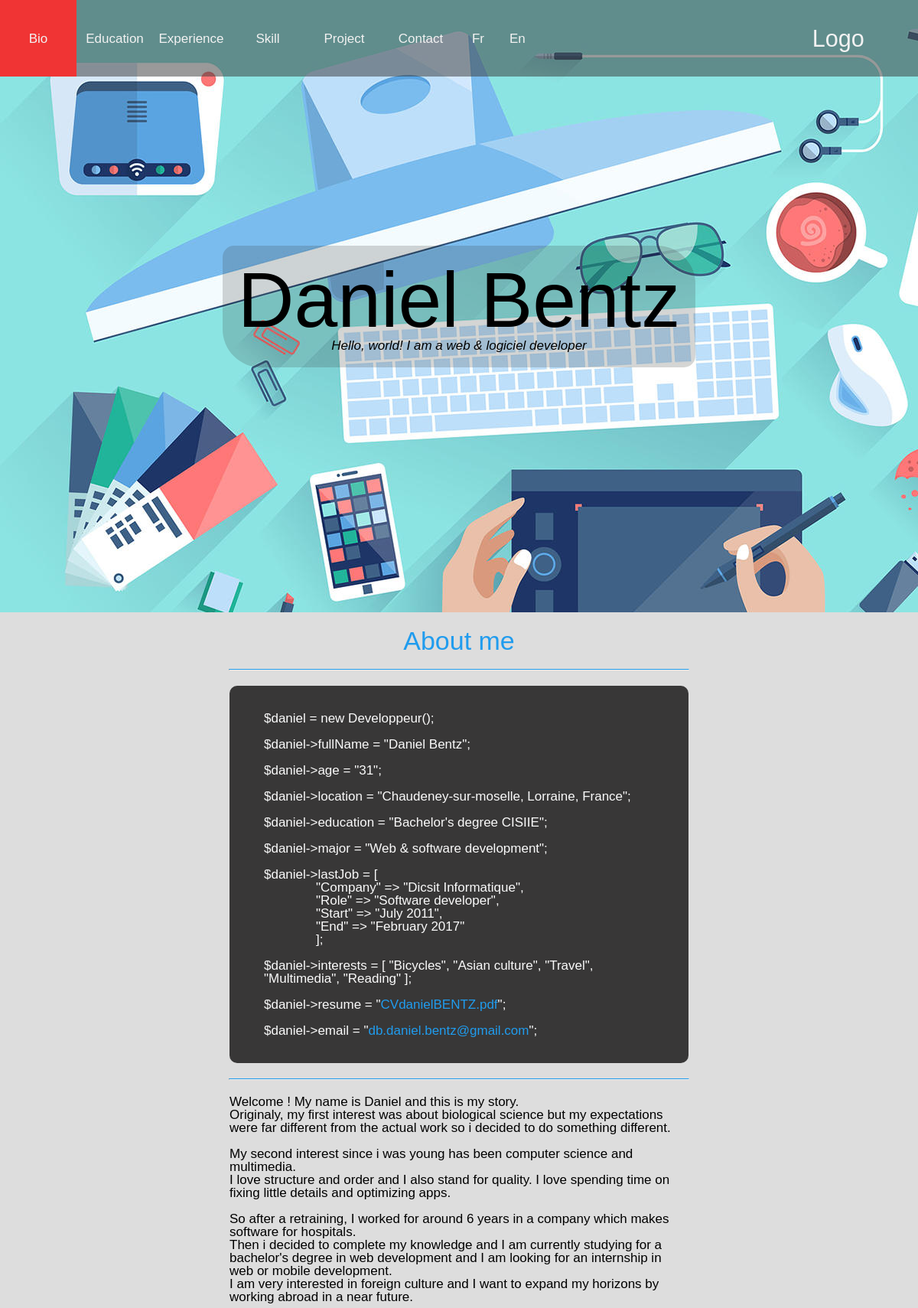
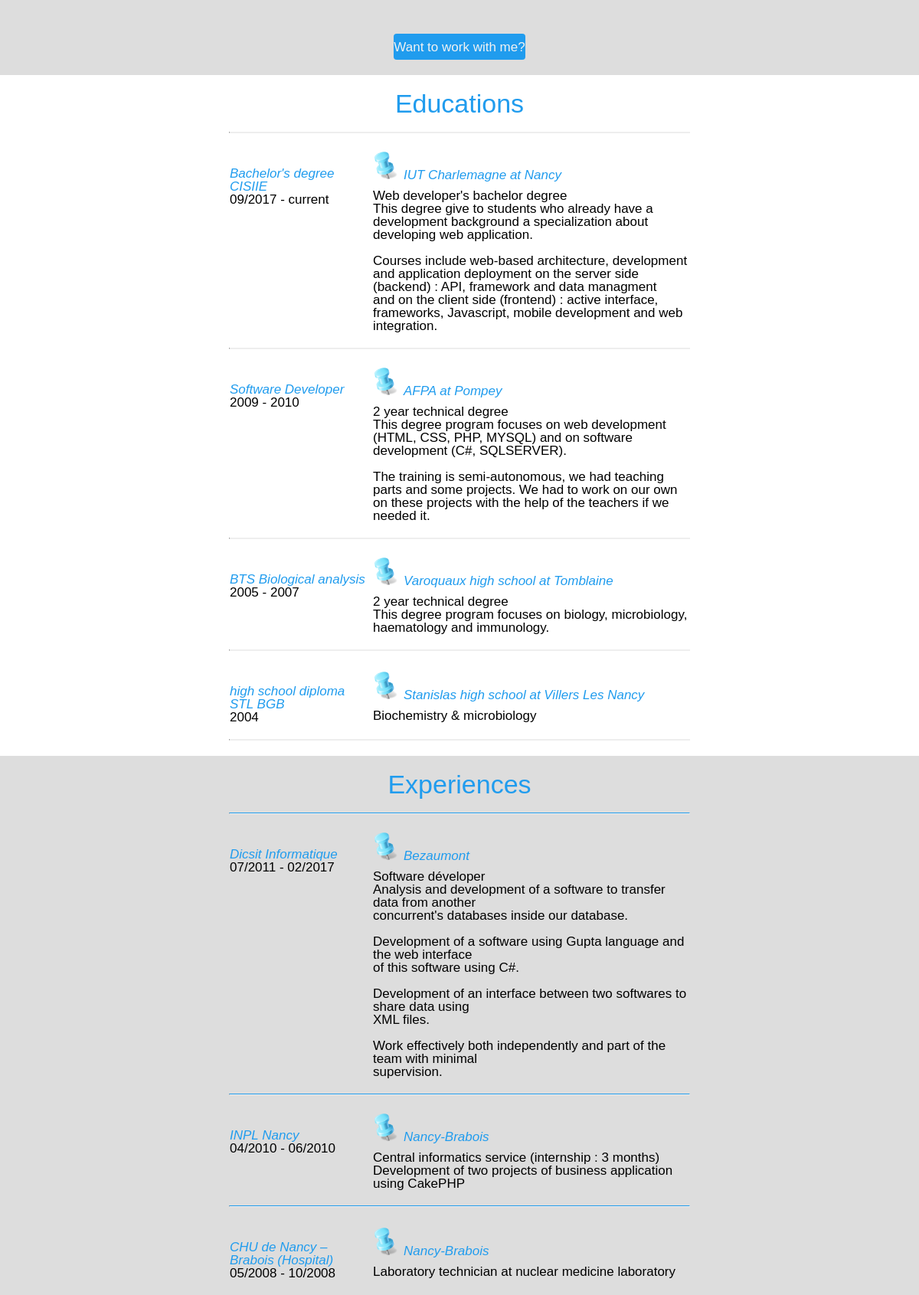
The app's page /index-en.php (upper part) with its own data (2 pictures, top to bottom).
### tables this page shows
CREATE TABLE IF NOT EXISTS `formation` (
  `id` int(11) NOT NULL AUTO_INCREMENT,
  `nom` varchar(255) NOT NULL,
  `description_court` varchar(255) DEFAULT NULL,
  `description` text NOT NULL,
  `lieu` varchar(255) NOT NULL,
  `date` varchar(100) DEFAULT NULL,
  `id_langue` int(11) NOT NULL,
  PRIMARY KEY (`id`),
  KEY `id_langue` (`id_langue`)
);

CREATE TABLE IF NOT EXISTS `experience` (
  `id` int(11) NOT NULL AUTO_INCREMENT,
  `nom` varchar(255) NOT NULL,
  `description_court` varchar(255) DEFAULT NULL,
  `description` text NOT NULL,
  `lieu` varchar(255) NOT NULL,
  `date` varchar(100) DEFAULT NULL,
  `id_langue` int(11) NOT NULL,
  PRIMARY KEY (`id`)
);

### src/classes/Mapper.php (called while the page is built, shortened)
<?php
abstract class Mapper {
    public function __construct($db) {
        $this->db = $db;
    }
}

### src/classes/FormationMapper.php (called while the page is built)
<?php
class FormationMapper extends Mapper {
	public function getFormations($langue) {
        $sql = "SELECT *
            	FROM formation
                WHERE exists ( SELECT 1
                                FROM langue
                                WHERE (formation.id_langue = langue.id
                                        and langue.nom = '".$langue."'))";
        $stmt = $this->db->query($sql);
        $results = [];
        while($row = $stmt->fetch()) {
            $results[] = new FormationItem($row);
        }
        return $results;
    }
}

### src/classes/FormationItem.php (called while the page is built, shortened)
<?php
class FormationItem{
	protected $nom;
	protected $description;
	protected $lieu;
	protected $date;
    protected $descriptionCourt;
	public function __construct(array $data){
        $this->nom = $data['nom'];
        $this->description = $data['description'];
        $this->lieu = $data['lieu'];
        $this->date = $data['date'];
        $this->descriptionCourt = $data['description_court'];
	}
    public function getNom() {
        return $this->nom;
    }
    public function getDescriptionCourt() {
        return $this->descriptionCourt;
    }
    public function getDescription() {
        return $this->description;
    }
    public function getLieu() {
        return $this->lieu;
    }
    public function getDate() {
        return $this->date;
    }
}

### src/classes/ExperienceMapper.php (called while the page is built)
<?php
class ExperienceMapper extends Mapper {
	public function getExperiences($langue) {
        $sql = "SELECT *
            	FROM experience
                WHERE exists ( SELECT 1
                                FROM langue
                                WHERE (experience.id_langue = langue.id
                                        and langue.nom = '".$langue."'))";
        $stmt = $this->db->query($sql);
        $results = [];
        while($row = $stmt->fetch()) {
            $results[] = new ExperienceItem($row);
        }
        return $results;
    }
}

### src/classes/ExperienceItem.php (called while the page is built, shortened)
<?php
class ExperienceItem{
	protected $nom;
	protected $description;
	protected $lieu;
	protected $date;
    protected $descriptionCourt;
	public function __construct(array $data){
        $this->nom = $data['nom'];
        $this->description = $data['description'];
        $this->lieu = $data['lieu'];
        $this->date = $data['date'];
        $this->descriptionCourt = $data['description_court'];
	}
    public function getNom() {
        return $this->nom;
    }
    public function getDescriptionCourt() {
        return $this->descriptionCourt;
    }
    public function getDescription() {
        return $this->description;
    }
    public function getLieu() {
        return $this->lieu;
    }
    public function getDate() {
        return $this->date;
    }
}

### src/english/formation.php (the view)
<div id="contenuForm" class="contenu">
    <h2>Educations</h2>
    <hr>
    <?php
        foreach($formations as $formation){
    ?>
        <div class="contenuEduXP">
            <div class="contenuGauche">
                <h3><?=$formation->getNom(); ?></h3>
                <p><i><?=$formation->getDate(); ?></i></p>
            </div>
            <div class="contenuDroit">
                <h3><img src="src/img/if_Map-Marker-Push-Pin--Left-Azure_73056.png" alt="marker"><?=$formation->getLieu(); ?></h3>
                <div class="text"><?=nl2br($formation->getDescriptionCourt()); ?></div>
                <div class="textLong"><?=nl2br($formation->getDescription()); ?></div>
            </div>
        </div>
        <hr>
    <?php
        }
    ?>
</div>

### src/english/experience.php
<div id="contenuExp" class="contenu">
    <h2>Experiences</h2>
    <hr>
    <?php
        foreach($experiences as $experience){
    ?>
        <div class="contenuEduXP">
            <div class="contenuGauche">
                <h3><?=$experience->getNom(); ?></h3>
                <p><i><?=$experience->getDate(); ?></i></p>
            </div>
            <div class="contenuDroit">
                <h3><img src="src/img/if_Map-Marker-Push-Pin--Left-Azure_73056.png" alt="marker"><?=$experience->getLieu(); ?></h3>
                <div class="text"><?=nl2br($experience->getDescriptionCourt()); ?></div>
                <div class="textLong"><?=nl2br($experience->getDescription()); ?></div>
            </div>
        </div>
        <hr>
    <?php
        }
    ?>
</div>

### src/css/navBar.css (style rules this page uses)
#monNav { background-color: rgba(54,54,54); height:50px; width:100%; display:flex; justify-content: space-between; position:fixed; }
#listLien { height:100%; width:100%; }
#listLien>a { float: left; display: flex; color: #f2f2f2; text-align: center; text-decoration: none; font-size: 17px; height:100%; min-width:100px; }
#listLien a p { margin:auto; opacity:1.0; }
#listLien>a:not(:first-child) { display: none; }
#langue { display:flex; height:100%; width:100px; }
#langue a { display:flex; width:50%; color: #f2f2f2; padding: 14px 16px; text-decoration: none; font-size: 17px; box-sizing: border-box; text-align:center; }
#langue a p { margin:auto; }
#myName { display:none; height:100%; font-size:1.8em; color: #f2f2f2; width:200px; margin-right:20px; }
#myName p { margin:auto; }
@media screen and (min-width: 768px) { #monNav { height:100px; background-color: rgba(54,54,54,0.5); } }
@media screen and (min-width: 768px) { #listLien>a:not(:first-child) { display:flex; } }
@media screen and (min-width: 768px) { #myName { display:flex; } }

### src/css/base.css (style rules this page uses)
html { font-size:14px; font-family: 'Ubuntu', sans-serif; scroll-behavior: smooth; }
#text { width:95%; display:block; margin:auto; }
#button { display:flex; flex-wrap: wrap; width:80%; margin:auto; justify-content: space-between; box-sizing: border-box; }
hr { margin-top:20px; margin-bottom:20px; border-top: 1px solid #eee; width:100%; }
a { -webkit-transition-property: color; -webkit-transition-duration: 1s; -moz-transition-property: color; -moz-transition-duration: 1s; transition-property: color; transition-duration: 1s; transition-property: background-color; transition-duration: 1s; }
a.button { display:flex; flex-direction: column; min-width:90%; text-align: center; margin-top:20px; height:2em; text-decoration: none; color: #f2f2f2; background-color: #209CEE; border-radius:4px; flex-wrap: wrap; margin-left:auto; margin-right:auto; }
a.button p { margin:auto; }
.contenu:nth-child(even) { background-color: #dddddd; }
.contenu:nth-child(even) hr { border-top: 1px solid #209CEC; }
.contenu:nth-child(odd) { background-color: white; }
.contenu { width:100%; }
.contenu h2 { width:80%; text-align: center; margin:auto; font-size: 1em; color: #209CEE; padding-top:20px; }
@media screen and (min-width: 768px) { html { font-size:17px; } }
@media screen and (min-width: 768px) { .contenu h2 { width:50%; font-size:2em; } }
@media screen and (min-width: 768px) { #button { width:60%; } }
@media screen and (min-width: 768px) { a.button { margin-top:50px; min-width:20%; flex-direction: row; } }
@media screen and (min-width: 768px) { hr { width:50%; } }

### src/css/bio.css (style rules this page uses)
#contenuBio { display:flex; flex-direction: column; width:100%; margin:auto; background-color:#DDDDDD; padding-bottom:20px; }
#text { width:95%; display:block; margin:auto; }
#console { background-color: #383737; color:#FAFAFA; border-radius:10px; width:100%; display:flex; margin:auto; }
#code { width:85%; margin:auto; }
#code a { color: #209CEE; text-decoration: none; }
#contenuBio hr { border-top: 1px solid #209CEC; }
@media screen and (min-width: 768px) { #text { width:50%; } }
@media screen and (min-width: 768px) { #console { width:50%; } }

### src/css/eduXP.css (style rules this page uses)
.contenuEduXP { width:80%; display:flex; margin:auto; margin-top:10px; flex-wrap: wrap; }
.contenuEduXP h3 { font-style: italic; color: #209CEE; }
.contenuEduXP img { width:40px; height:40px; }
.contenuEduXP .text { margin-top:10px; }
.contenuEduXP .textLong { display:none; }
.contenuGauche { width:100%; display:flex; flex-direction: column; }
.contenuGauche h3 { width:100%; }
.contenuDroit { display:flex; flex-direction: column; height:100%; width:100%; margin:auto; }
@media screen and (min-width: 768px) { .contenuEduXP { width:50%; flex-wrap: unset; } }
@media screen and (min-width: 768px) { .contenuEduXP .textLong { display:block; } }
@media screen and (min-width: 768px) { .contenuGauche { width:30%; height:100%; padding-top:24px; padding-right:10px; } }
@media screen and (min-width: 768px) { .contenuDroit { width:70%; } }

### records on screen
formation: nom "Bachelor's degree CISIIE", date "09/2017 - current", lieu "IUT Charlemagne at Nancy", description_court "Web developer's bachelor degree", description "This degree give to students who already have a development background a specialization about developing web application. Courses include web-based architecture, development and application deployment on the server side (backend) : API, framework and data managment and on the client side (frontend) : active interface, frameworks, Javascript, mobile development and web integration."
formation: nom "Software Developer", date "2009 - 2010", lieu "AFPA at Pompey", description_court "2 year technical degree", description "This degree program focuses on web development (HTML, CSS, PHP, MYSQL) and on software development (C#, SQLSERVER). The training is semi-autonomous, we had teaching parts and some projects. We had to work on our own on these projects with the help of the teachers if we needed it."
formation: nom "BTS Biological analysis", date "2005 - 2007", lieu "Varoquaux high school at Tomblaine", description_court "2 year technical degree", description "This degree program focuses on biology, microbiology, haematology and immunology."
formation: nom "high school diploma STL BGB", date "2004", lieu "Stanislas high school at Villers Les Nancy", description_court "Biochemistry & microbiology"
experience: nom "Dicsit Informatique", date "07/2011 - 02/2017", lieu "Bezaumont", description_court "Software déveloper", description "Analysis and development of a software to transfer data from another concurrent's databases inside our database. Development of a software using Gupta language and the web interface of this software using C#. Development of an interface between two softwares to share data using XML files. Work effectively both independently and part of the team with minimal supervision."
experience: nom "INPL Nancy", date "04/2010 - 06/2010", lieu "Nancy-Brabois", description_court "Central informatics service (internship : 3 months)", description "Development of two projects of business application using CakePHP"
experience: nom "CHU de Nancy – Brabois (Hospital)", date "05/2008 - 10/2008", lieu "Nancy-Brabois", description_court "Laboratory technician at nuclear medicine laboratory"
